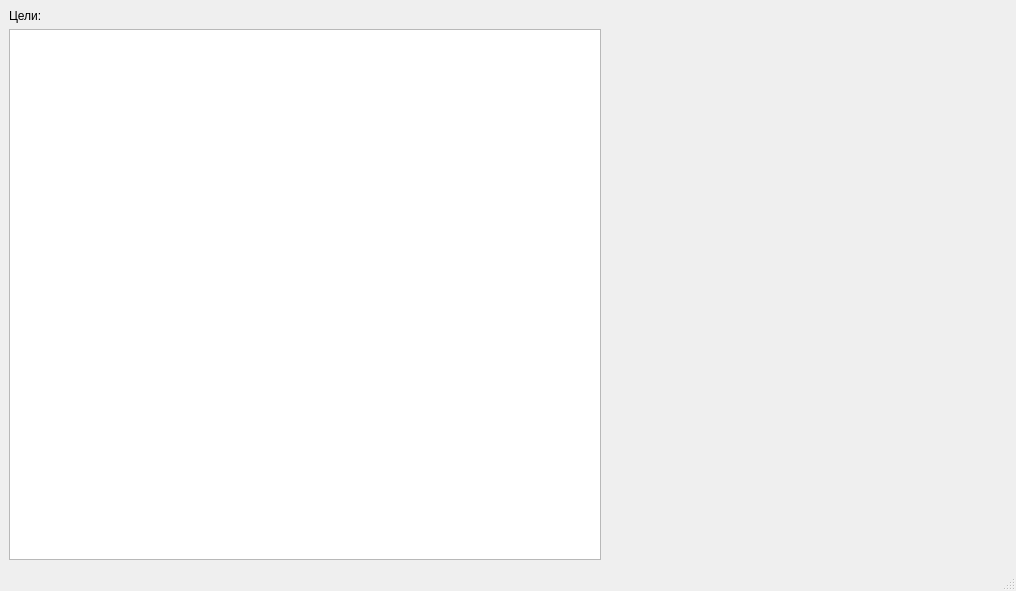
<?xml version="1.0" encoding="UTF-8"?>
<ui version="4.0">
 <class>MainWindow</class>
 <widget class="QMainWindow" name="MainWindow">
  <property name="geometry">
   <rect>
    <x>0</x>
    <y>0</y>
    <width>1016</width>
    <height>591</height>
   </rect>
  </property>
  <property name="windowTitle">
   <string>TargetGen</string>
  </property>
  <widget class="QWidget" name="centralwidget">
   <layout class="QHBoxLayout" name="horizontalLayout">
    <item>
     <layout class="QVBoxLayout" name="verticalLayout_3">
      <item>
       <widget class="QLabel" name="label_3">
        <property name="text">
         <string>Цели:</string>
        </property>
       </widget>
      </item>
      <item>
       <widget class="TargetTable" name="tableWidget"/>
      </item>
     </layout>
    </item>
    <item>
     <widget class="QCustomPlot" name="customPlot" native="true">
      <property name="minimumSize">
       <size>
        <width>400</width>
        <height>500</height>
       </size>
      </property>
     </widget>
    </item>
   </layout>
  </widget>
  <widget class="QMenuBar" name="menubar">
   <property name="geometry">
    <rect>
     <x>0</x>
     <y>0</y>
     <width>1016</width>
     <height>26</height>
    </rect>
   </property>
  </widget>
  <widget class="QStatusBar" name="statusbar"/>
 </widget>
 <customwidgets>
  <customwidget>
   <class>TargetTable</class>
   <extends>QTableWidget</extends>
   <header>targettable.h</header>
  </customwidget>
  <customwidget>
   <class>QCustomPlot</class>
   <extends>QWidget</extends>
   <header location="global">qcustomplot.h</header>
   <container>1</container>
  </customwidget>
 </customwidgets>
 <resources/>
 <connections/>
</ui>
